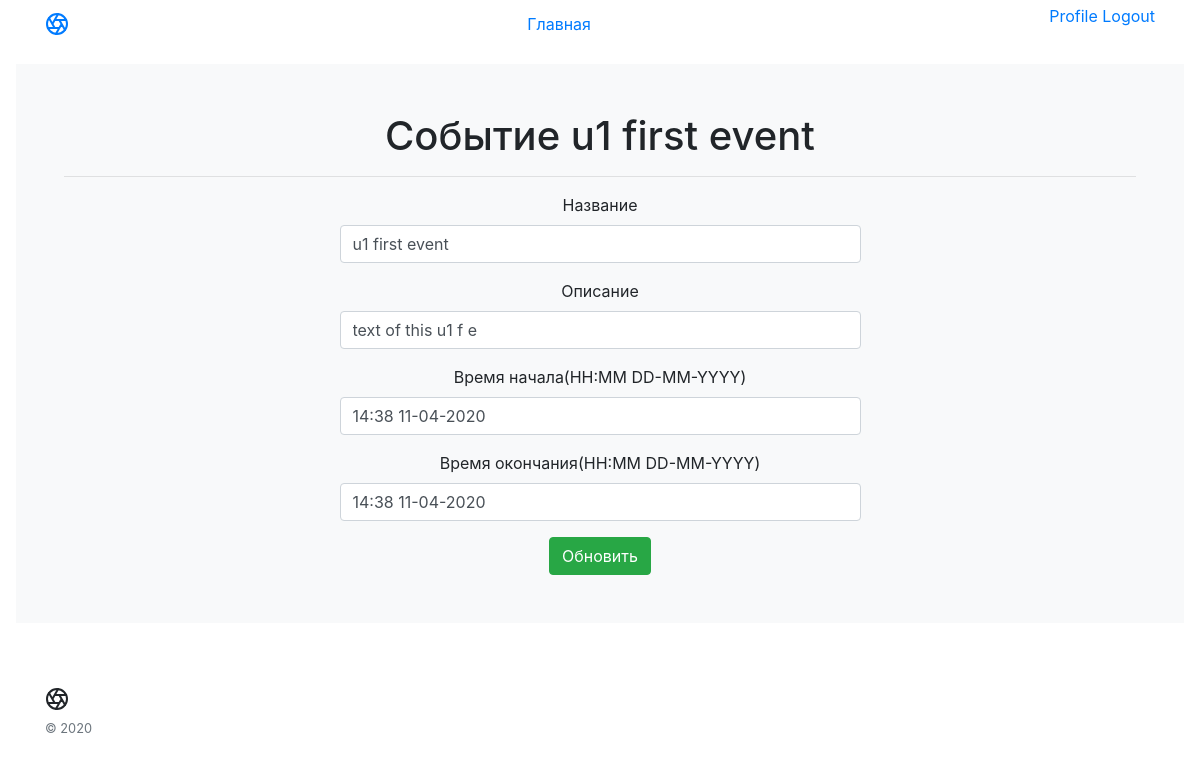
The page /edit_event/2 (signed in) on the database its author committed.
### app/models.py (models this page shows, shortened)
class Event(db.Model):
    id = db.Column(db.Integer, primary_key=True)
    title = db.Column(db.String(50))
    body = db.Column(db.Text)
    start = db.Column(db.DateTime, unique=False, nullable=False)
    end = db.Column(db.DateTime, unique=False, nullable=False)
    user_id = db.Column(db.Integer, db.ForeignKey('user.id'))

### app/routes.py (the view)
@app.route('/edit_event/<event_id>', methods=['GET', 'POST'])
@login_required
def event_edit(event_id):
    editing_event = Event.query.get(event_id)
    try:
        event_user_id = editing_event.user_id
    except:
        flash('Задача не найдена')
        return redirect(url_for('user', username=User.query.get(int(current_user.get_id())).username))
    if int(current_user.get_id()) == editing_event.user_id:
        form = EventEditForm(obj=editing_event)
        if form.validate_on_submit():
            form.populate_obj(editing_event)
            db.session.commit()
            flash('Событие обновлено')
            return redirect(url_for('user', username=User.query.get(int(current_user.get_id())).username))
        return render_template('event.html', title='Edit {}'.format(editing_event.title), editing_event=editing_event, form=form)
    else:
        flash('Отказано в доступе')
        flash('Вы можете редактировать только свои задачи')
        return redirect(url_for('user', username=User.query.get(int(current_user.get_id())).username))

### app/forms.py
class EventEditForm(FlaskForm):
    title = StringField('Название', validators=[DataRequired()])
    body = TextField('Описание', validators=[DataRequired()])
    start = DateTimeField('Время начала(HH:MM DD-MM-YYYY)', format='%H:%M %d-%m-%Y', validators=[DataRequired()])
    end = DateTimeField('Время окончания(HH:MM DD-MM-YYYY)', format='%H:%M %d-%m-%Y', validators=[DataRequired()])
    submit = SubmitField('Обновить')

### app/models.py (called while the page is built)
@login.user_loader
def load_user(id):
    return User.query.get(int(id))

### app/templates/event.html
{% extends "base-tpl.html" %}
{% import 'bootstrap/wtf.html' as wtf %}
{% block content %}
    {% if editing_event %}
    <h1>Событие {{ editing_event.title }}</h1>
    <hr>
    <div class="row justify-content-md-center">
        <div class="col-md-6">
            {{ wtf.quick_form(form, button_map={'submit':'success',}) }}
        </div>
    </div>
    {% else %}
        <h6>Событие не найдено</h6>
    {% endif %}
{% endblock %}

### rows shown on the page
Event: title "u1 first event", body "text of this u1 f e", start "14:38 11-04-2020", end "14:38 11-04-2020"
